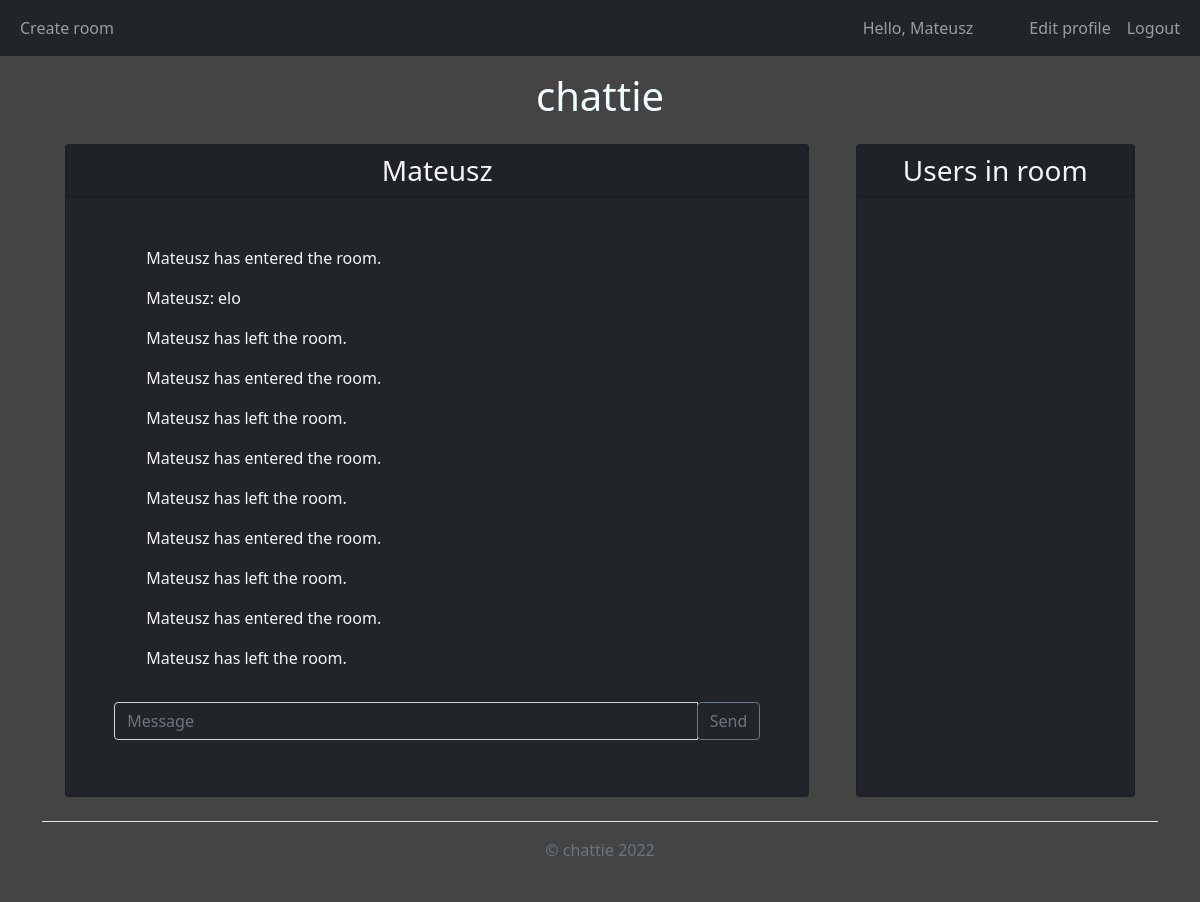
The app's page /chat?room_name=Mateusz (signed in) with its own data.
### chattie/models.py (models this page shows, shortened)
class TimestampMixin():
    created = db.Column(
        db.DateTime,
        nullable=False,
        default=datetime.utcnow)
    updated = db.Column(db.DateTime,
                        onupdate=datetime.utcnow)

class User(db.Model, UserMixin, TimestampMixin):
    __tablename__ = 'user'
    id = db.Column(db.Integer,
                   primary_key=True)
    username = db.Column(db.String(20),
                         unique=True,
                         nullable=False)
    email = db.Column(db.String(120),
                      unique=True,
                      nullable=False)
    password = db.Column(db.String(60),
                         nullable=False)
    rooms_created = db.relationship('Room',
                                    backref='creator',
                                    lazy=True)
    messages_sent = db.relationship('Message',
                                    backref='author',
                                    lazy=True)
    profile = db.relationship('Profile',
                              backref=backref('user',
                                              uselist=False),
                              lazy=True,)

class Room(db.Model, TimestampMixin):
    __tablename__ = 'room'
    id = db.Column(db.Integer,
                   primary_key=True)
    name = db.Column(db.String(20),
                     nullable=False,
                     unique=True)
    creator_id = db.Column(db.Integer,
                           db.ForeignKey('user.id'),
                           nullable=False)
    participants = db.relationship('User',
                                   secondary=user_identifier)
    messages = db.relationship('Message',
                               backref='room_with_messages',
                               lazy=True,
                               cascade="all, delete")

class Message(db.Model, TimestampMixin):
    __tablename__ = 'message'
    id = db.Column(db.Integer,
                   primary_key=True)
    message = db.Column(db.String(1000),
                        nullable=False)
    username = db.Column(db.String,
                         db.ForeignKey('user.username'))
    roomname = db.Column(db.String,
                         db.ForeignKey('room.name'), nullable=False)

### chattie/chats/routes.py (the view)
@chats.route("/chat", methods=['GET', 'POST'])
@login_required
def room():
    room_name = request.args.get('room_name')
    room = Room.query.filter_by(name=room_name).first()
    messages = Message.query.filter_by(roomname=room_name)
    users = room.participants
    return render_template('room.html',
                           title=room.name,
                           room=room,
                           messages=messages,
                           users=users)

### chattie/models.py (called while the page is built)
@login_manager.user_loader
def load_user(user_id):
    return User.query.get(int(user_id))

### chattie/templates/room.html (shortened to what this page needs)
{% extends "main.html" %}
{% block content %}
<div class="container d-flex justify-content-around my-auto">
    <div class="card col-md-8 bg-dark">
        <div class="card text-center bg-dark">
            <h3 class=" fw-normal card-text card-header ">{{room.name}}</h3>
        </div>
        <div class="p-5">
            <ul id="messages" class="mh-50 overflow-auto">
                {% for message in messages %}
                    <p>
                        {% if message.username %}
                            {{ message.username }}:
                        {% endif %}
                        {{ message.message }}
                    </p>
                {% endfor %}
            </ul>
            <form onsubmit="return false">
                <div class="my-2 input-group">
                    <input type="text" class="form-control bg-dark text-white" placeholder="Message" id="myMessage">
                    <div class="input-group-append">
                        <button id="sendbutton" class="btn btn-outline-secondary">Send</button>
                    </div>
                </div>
            </form>
        </div>
    </div>
    <div class="card col-md-3 bg-dark">
        <div class="card text-center bg-dark">
            <h3 class=" fw-normal card-text card-header">Users in room</h3>
        </div>
        <div class="p-5" id="room_users">
        </div>
    </div>
</div>
{% endblock %}

### chattie/templates/layout/navbar.html (shortened to what this page needs)
{% if current_user.is_authenticated %}
  <nav class="navbar navbar-expand-lg navbar-dark  bg-dark">
    <div class="container-fluid">
      <div class="collapse navbar-collapse" id="navbarSupportedContent">
      <ul class="navbar-nav me-auto mb-2 mb-lg-0">
        <li class='nav-item'>
          <a class='nav-link' href="{{ url_for('chats.create_room') }}">Create room</a>
        </li>
      </ul>
        <ul class="navbar-nav ms-auto mb-2 mb-lg-0">
          <li>
            <p class="navbar-text me-5 my-auto">Hello, {{current_user.username}}</p>
          </li>
          <li class="nav-item">
            <a class="nav-link" href="{{ url_for('users.edit_profile') }}">Edit profile</a>
          </li>
          <li>
            <a class="nav-link" href="{{ url_for('users.logout') }}">Logout</a>
          </li>
        </ul>
      </div>
    </div>
  </nav>
{% endif %}

### chattie/static/css/main.css (style rules this page uses)
body { background-color: #444; color: whitesmoke; }
a { color: azure; text-decoration: none; }
.mh-50 { max-height: 50vh; }
ul { list-style-type: none; }

### records on screen
User: username "Mateusz"
Room: name "Mateusz"
Message: message "Mateusz has entered the room."
Message: username "Mateusz", message "elo"
Message: message "Mateusz has left the room."
Message: message "Mateusz has entered the room."
Message: message "Mateusz has left the room."
Message: message "Mateusz has entered the room."
Message: message "Mateusz has left the room."
Message: message "Mateusz has entered the room."
Message: message "Mateusz has left the room."
Message: message "Mateusz has entered the room."
Message: message "Mateusz has left the room."
